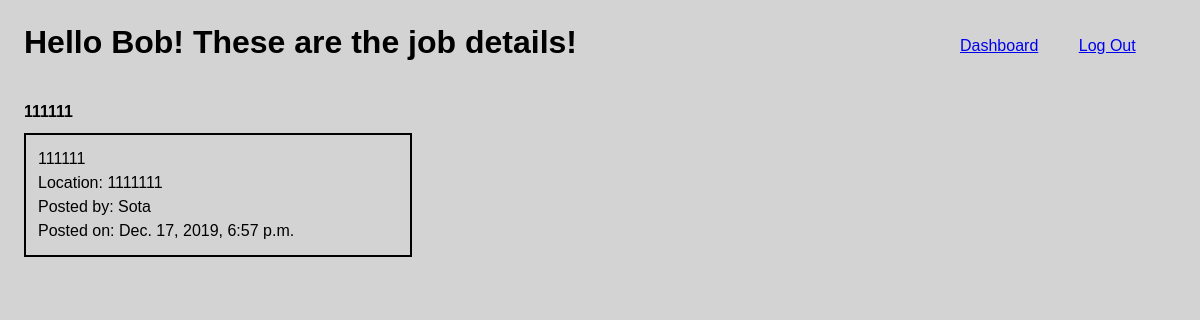
The app's page /jobs/show/7 (signed in) with its own data.
### login/models.py (models this page shows)
class User(models.Model):
    first_name = models.CharField(max_length=255)
    last_name = models.CharField(max_length=255)
    email = models.EmailField()
    password = models.CharField(max_length=255)
    created_at = models.DateTimeField(auto_now_add=True)
    updated_at = models.DateTimeField(auto_now=True)
    objects = UserManager()

### jobs/models.py (models this page shows)
class Job(models.Model):
    title = models.CharField(max_length=255)
    description = models.CharField(max_length=255)
    location = models.CharField(max_length=255)
    catagory = models.CharField(max_length=255)
    user = models.ForeignKey(User, related_name='job', on_delete = models.CASCADE)
    created_at = models.DateTimeField(auto_now_add=True)
    updated_at = models.DateTimeField(auto_now=True)
    objects = JobManger()

### jobs/views.py (the view)
# urls.py: path('show/<int:id>', views.show),
def show(request, id):
    context = {
        "jobs": Job.objects.get(id=id),
        "user_logged_in": User.objects.get(id=request.session['user_id']),
    }
    return render(request, 'show.html', context)

### jobs/templates/show.html (shortened to what this page needs)
<!DOCTYPE html>
<html lang="en">
<head>
    {% load static %}
    <link rel="stylesheet" href="{% static 'style.css' %}">
</head>
<body>
    <div class="wrapper">
        <h1 class="shows_header">Hello {{user_logged_in.first_name}}! These are the job details!</h1>
        <a class="dashboard_button" href="/dashboard">Dashboard</a>
        <a class="dash_log_button" href="/log_out">Log Out</a>
        <br>
        <p class="show_header" >{{jobs.title}}</p>
        <div class="info_box">
            <p>{{jobs.description}}</p>
            <p>Location: {{jobs.location}}</p>
            <p>Posted by: {{jobs.user.first_name}}</p>
            <p>Posted on: {{jobs.created_at}}</p>
        </div>
    </div>
</body>
</html>

### jobs/static/style.css (style rules this page uses)
* { margin: 0; padding: 0; font-family: Arial, Helvetica, sans-serif\; }
.wrapper { width: 100%; height: auto; }
.info_box { border: 2px solid black; width: 30%; padding: 1%; margin-left: 2%; margin-top: 1%; line-height: 150%; }
.dashboard_button { margin-left: 80%; display: inline-block; vertical-align: top; margin-top: -4%; }
.shows_header { padding: 2%; display: inline-block; }
.dash_log_button { margin-left: 3%; display: inline-block; vertical-align: top; margin-top: -4%; }
body { background-color: lightgray; }
.show_header { margin-left: 2%; font-weight: bolder; }

### records on screen
User: first_name "Bob"
Job: title "111111", description "111111", location "1111111", user.first_name "Sota", created_at "Dec. 17, 2019, 6:57 p.m."
